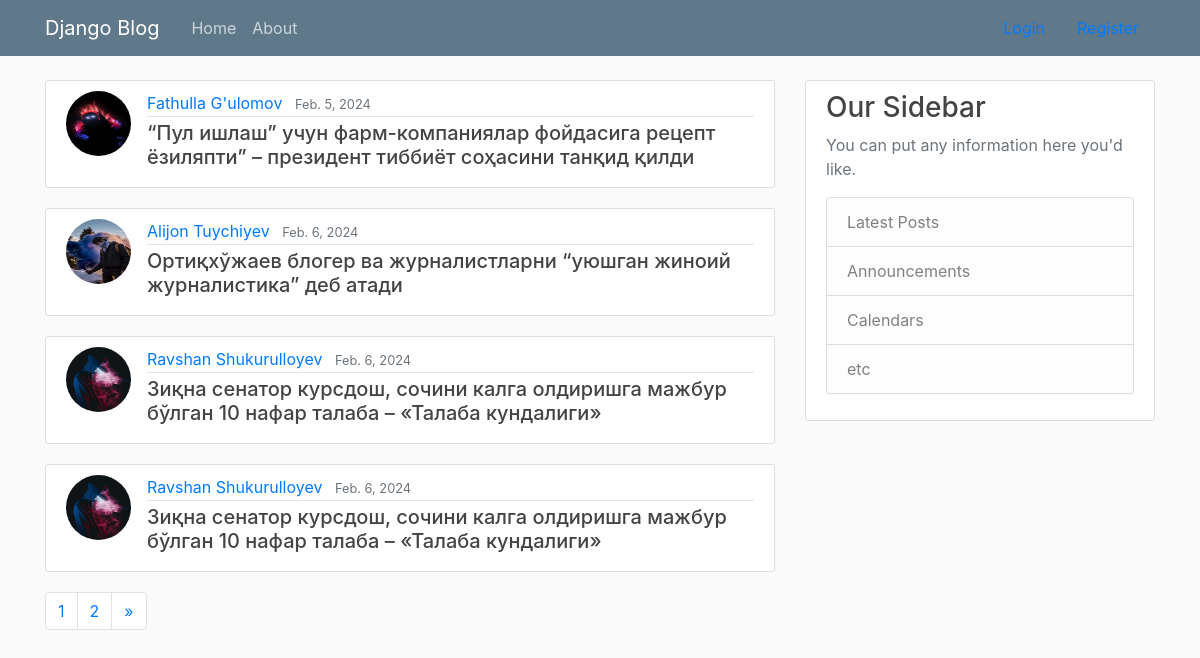
The page / on the database its author committed.
### blog/models.py (models this page shows, shortened)
class AbstractBaseModel(models.Model):
    created_at = models.DateTimeField(auto_now_add=True)
    updated_at = models.DateTimeField(auto_now=True)
    class Meta:
        abstract = True

class Post(AbstractBaseModel):
    title = models.CharField(max_length=120)
    content = models.TextField()
    publisher_at = models.DateField()
    is_active = models.BooleanField(default=False)
    author = models.ForeignKey("User", models.CASCADE, "posts")

class User(AbstractUser, AbstractBaseModel):
    avatar = models.ImageField(upload_to='avatars/', null=True, default='avatars/default/logo.png')

### blog/views.py (the view)
# urls.py: path('', HomePageView.as_view(),                                        name='home'),
class HomePageView(View):
    def get(self, request):
        if request.user.is_authenticated:
            posts = Post.objects.exclude(author=request.user)
        else:
            posts = Post.objects.all()
        posts = posts.filter(is_active=True).order_by('id')
        page = request.GET.get('page', 1)
        size  = request.GET.get('size', 4)
        paginator = Paginator(posts.order_by('id'), size)
        page_obj = paginator.page(page)
        return render(request, 'blog/home.html', {
            "page_obj":page_obj,
        })

### blog/templates/blog/home.html (shortened to what this page needs)
{% extends 'blog/base.html' %}
{% load static %}
{% block content %}
    <main role="main" class="container">
      <div class="row">
        <div class="col-md-8">
            {% for post in page_obj.object_list %}
            <article class="media content-section">
                <a href="{{ post.author.avatar.url }}">
                  <img class="rounded-circle article-img" src="{{ post.author.avatar.url }}">
                </a>
                <div class="media-body">
                  <div class="article-metadata">
                    <a class="mr-2" href="{% url 'user_posts' %}">{{ post.author.first_name }} {{ post.author.last_name }}</a>
                    <small class="text-muted">{{ post.publisher_at }}</small>
                  </div>
                  <h5><a class="article-title" href="{% url 'post_detail' post.id %}">{{ post.title }}</a></h5>
                </div>
            </article>
            {% endfor %}
        </div>
        {% include 'blog/base_last_post.html' %}
      </div>
      {% include 'blog/base_paginator.html' %}
    </main>
{% endblock %}

### blog/templates/blog/base.html (shortened to what this page needs)
{% load static %}
<!DOCTYPE html>
<html>
<head>
    <link rel="stylesheet" href="https://maxcdn.bootstrapcdn.com/bootstrap/4.0.0/css/bootstrap.min.css">
    <link rel="stylesheet" type="text/css" href="{% static 'blog/main.css' %}">
</head>
<body>
    <header class="site-header">
      <nav class="navbar navbar-expand-md navbar-dark bg-steel fixed-top">
        <div class="container">
          <a class="navbar-brand mr-4" href="{% url 'home' %}">Django Blog</a>
          <div class="collapse navbar-collapse" id="navbarToggle">
            <div class="navbar-nav mr-auto">
              <a class="nav-item nav-link" href="{% url 'home' %}">Home</a>
              <a class="nav-item nav-link" href="{% url 'about' %}">About</a>
            </div>
              {% if request.user.is_authenticated %}
                <a class="nav-item nav-link" href="{% url 'post_form' %}">New Post</a>
                <a class="nav-item nav-link" href="{% url 'profile' %}">Profile</a>
                <a class="nav-item nav-link" href="{% url 'logout' %}">Logout</a>
                <h5 style="background-color: whitesmoke">Welcome {{ request.user }}</h5>
              {% else %}
                <a class="nav-item nav-link" href="{% url 'login' %}">Login</a>
                <a class="nav-item nav-link" href="{% url 'register' %}">Register</a>
              {% endif %}
          </div>
        </div>
      </nav>
    </header>
    {% block content %}
    {% endblock %}
</body>
</html>

### blog/templates/blog/base_last_post.html
<div class="col-md-4">
  <div class="content-section">
    <h3>Our Sidebar</h3>
    <p class='text-muted'>You can put any information here you'd like.
      <ul class="list-group">
        <li class="list-group-item list-group-item-light">Latest Posts</li>
        <li class="list-group-item list-group-item-light">Announcements</li>
        <li class="list-group-item list-group-item-light">Calendars</li>
        <li class="list-group-item list-group-item-light">etc</li>
      </ul></p>
</div>
</div>

### blog/templates/blog/base_paginator.html (shortened to what this page needs)
<nav aria-label="Page navigation example">
    <ul class="pagination">
      <li class="page-item"><a class="page-link" href="{% url 'home' %}?page={{ page_obj.number}}">{{ page_obj.number }}</a></li>
      {% if page_obj.has_next %}
      <a class="page-link" href="{% url 'home' %}?page={{ page_obj.next_page_number }}">{{ page_obj.next_page_number }}</a>
      <li class="page-item">
        <a class="page-link" href="{% url 'home' %}?page={{ page_obj.next_page_number}}" aria-label="Next">
          <span aria-hidden="true">&raquo;</span>
        </a>
      </li>
      {% endif %}
    </ul>
  </nav>

### blog/static/blog/main.css (style rules this page uses)
body { background: #fafafa; color: #333333; margin-top: 5rem; }
h1, h2, h3, h4, h5, h6 { color: #444444; }
ul { margin: 0; }
.bg-steel { background-color: #5f788a; }
.site-header .navbar-nav .nav-link { color: #cbd5db; }
.content-section { background: #ffffff; padding: 10px 20px; border: 1px solid #dddddd; border-radius: 3px; margin-bottom: 20px; }
.article-title { color: #444444; }
.article-img { height: 65px; width: 65px; margin-right: 16px; }
.article-metadata { padding-bottom: 1px; margin-bottom: 4px; border-bottom: 1px solid #e3e3e3 }

### rows shown on the page
Post: author.avatar (picture), author.first_name "Fathulla", author.last_name "G'ulomov", publisher_at "Feb. 5, 2024", title "“Пул ишлаш” учун фарм-компаниялар фойдасига рецепт ёзиляпти” – президент тиббиёт соҳасини танқид қилди"
Post: author.avatar (picture), author.first_name "Alijon", author.last_name "Tuychiyev", publisher_at "Feb. 6, 2024", title "Ортиқхўжаев блогер ва журналистларни “уюшган жиноий журналистика” деб атади"
Post: author.avatar (picture), author.first_name "Ravshan", author.last_name "Shukurulloyev", publisher_at "Feb. 6, 2024", title "Зиқна сенатор курсдош, сочини калга олдиришга мажбур бўлган 10 нафар талаба – «Талаба кундалиги»"
Post: author.avatar (picture), author.first_name "Ravshan", author.last_name "Shukurulloyev", publisher_at "Feb. 6, 2024", title "Зиқна сенатор курсдош, сочини калга олдиришга мажбур бўлган 10 нафар талаба – «Талаба кундалиги»"

### other values the page prints
{{ page_obj.number }} "1"
{{ page_obj.next_page_number }} "2"
